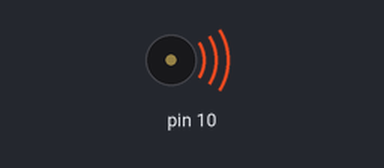
Simulated run of this sketch. Board: Arduino Uno, built with avr-gcc and run on an emulated ATmega328P. Parts: buzzer (waves = sounding).

Above: at 0.2 s.
At 9.6 s:
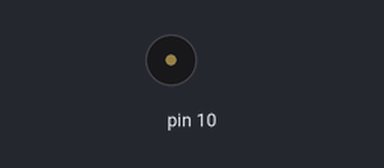
Timing chart, 0 to 11.9 s (numbered marks = the images above):
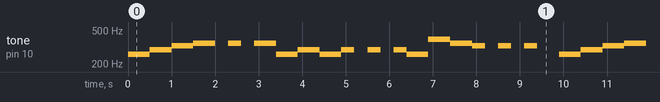

The sketch:

do-re-mi.ino
```cpp
// C++ code
//

////////////////////////////
//    Parte Organizada    //
////////////////////////////

// Create vars

const int Do = 261; //Dó
const int Re = 293; //Ré
const int Mi = 329; //Mí
const int Fa = 349; //Fá
const int Sol = 391; //Sol
const int La = 440; //Lá
const int Si = 493; //Sí

void setup()
{
  //Set pin-mode
  pinMode(10, OUTPUT);
}

/////////////////////////
//  Parte Bagunçada    //
/////////////////////////
void loop()
{
  tone(10, Do);
  delay(500);
  tone(10, Re);
  delay(500);
  tone(10, Mi);
  delay(500);
  tone(10, Fa);
  delay(500);
  noTone(10);
  delay(300);
  tone(10, Fa);
  delay(300);
  noTone(10);
  delay(300);
  tone(10, Fa);
  delay(500);
  tone(10, Do);
  delay(500);
  tone(10, Re);
  delay(500);
  tone(10, Do);
  delay(500);
  tone(10, Re);
  delay(300);
  noTone(10);
  delay(300);
  tone(10, Re);
  delay(300);
  noTone(10);
  delay(300);
  tone(10, Re);
  delay(300);
  tone(10, Do);
  delay(500);
  tone(10, Sol);
  delay(500);
  tone(10, Fa);
  delay(500);
  tone(10, Mi);
  delay(300);
  noTone(10);
  delay(300);
  tone(10, Mi);
  delay(300);
  noTone(10);
  delay(300);
  tone(10, Mi);
  delay(300);
  noTone(10);
  delay(500);
  tone(10, Do);
  delay(500);
  tone(10, Re);
  delay(500);
  tone(10, Mi);
  delay(500);
  tone(10, Fa);
  delay(500);
  noTone(10);
  delay(300);
  tone(10, Fa);
  delay(300);
  noTone(10);
  delay(300);
  tone(10, Fa);
  delay(500);
  noTone(10);
  delay(5000);
}

//PS.: Se reclamarem da bagunça, o Autor é anonimo!!
//PS. 2: Se estiver bom, foi o Vinícius que fez!!
```

Measured:
- by itself, tone on pin 10: plays 261 Hz for 0.50 s, 293 Hz for 0.50 s, 329 Hz for 0.50 s, 349 Hz for 0.50 s, 349 Hz for 0.30 s, 349 Hz for 0.50 s … (172 notes in this stretch)
